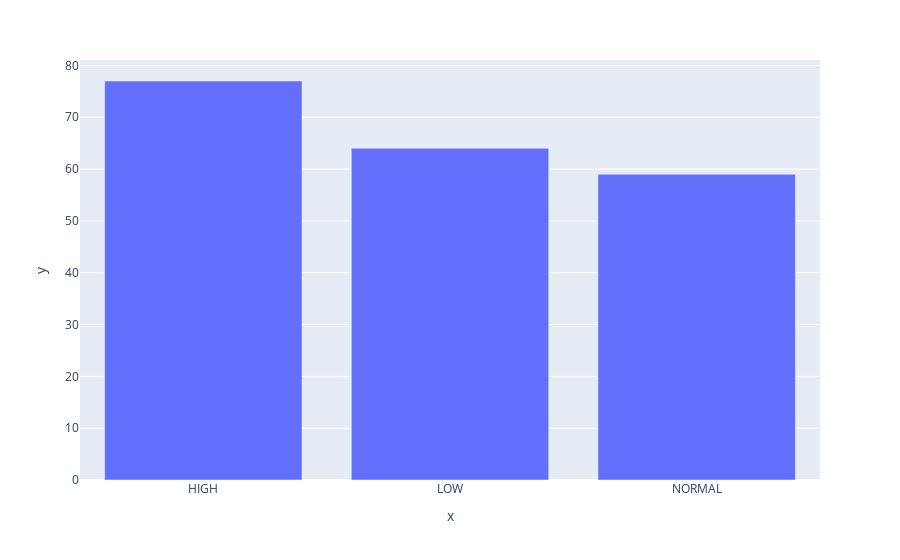

The cell this chart's notebook holds for it:
### Code cell
# I visualized the number of BP(Blood Pressure Levels) in the dataset. 
fig = px.bar(x = ["HIGH", "LOW", "NORMAL"], y = [77, 64, 59])

fig.show()

### Figure 1 — Plotly figure (JSON) as saved in the notebook; plotly's stock layout.template omitted (floating-point values rounded to 4 significant figures)
{"data": [{"alignmentgroup": "True", "hovertemplate": "x=%{x}<br>y=%{y}<extra></extra>", "legendgroup": "", "marker": {"color": "#636efa", "pattern": {"shape": ""}}, "name": "", "offsetgroup": "", "orientation": "v", "showlegend": false, "textposition": "auto", "type": "bar", "x": ["HIGH", "LOW", "NORMAL"], "xaxis": "x", "y": [77, 64, 59], "yaxis": "y"}], "layout": {"barmode": "relative", "legend": {"tracegroupgap": 0}, "margin": {"t": 60}, "xaxis": {"anchor": "y", "domain": [0, 1], "title": {"text": "x"}}, "yaxis": {"anchor": "x", "domain": [0, 1], "title": {"text": "y"}}}}
